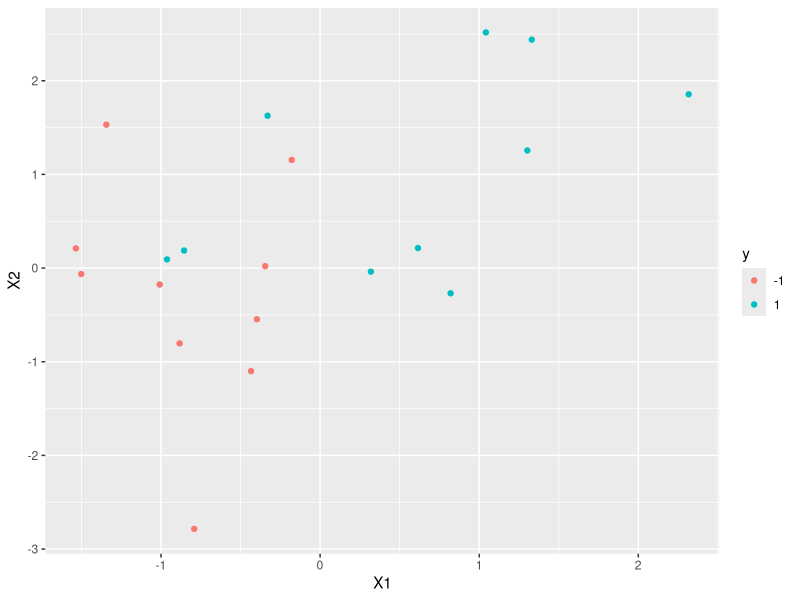
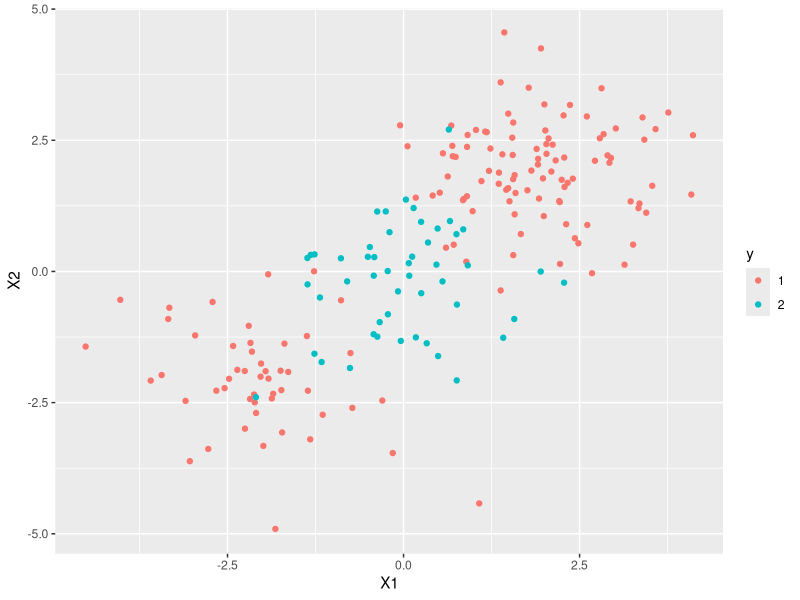
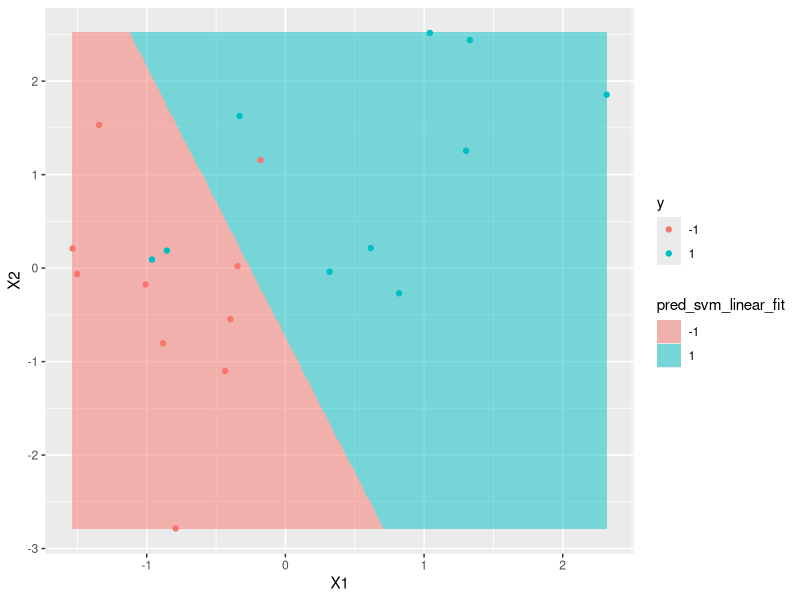
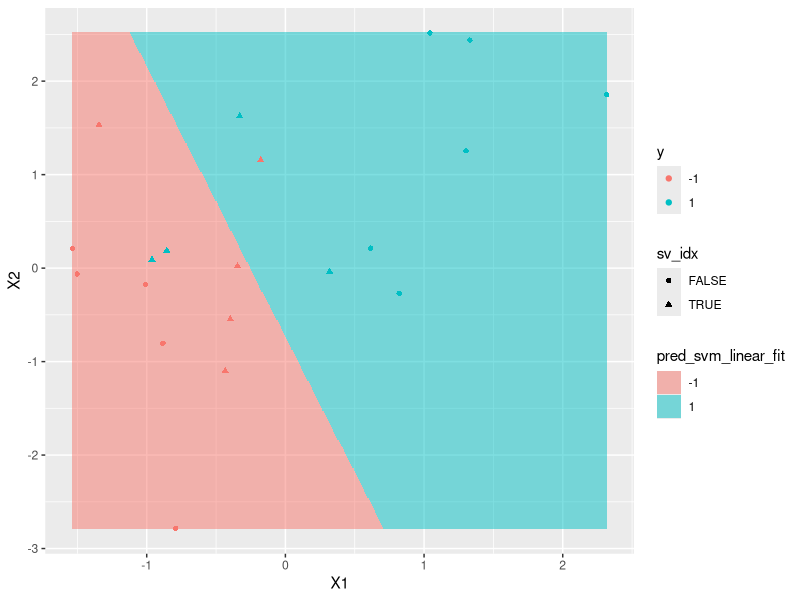
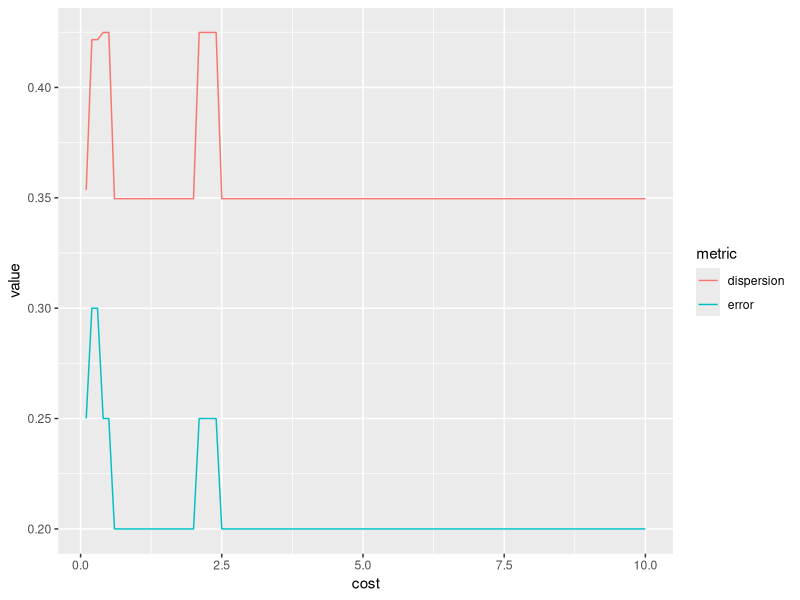
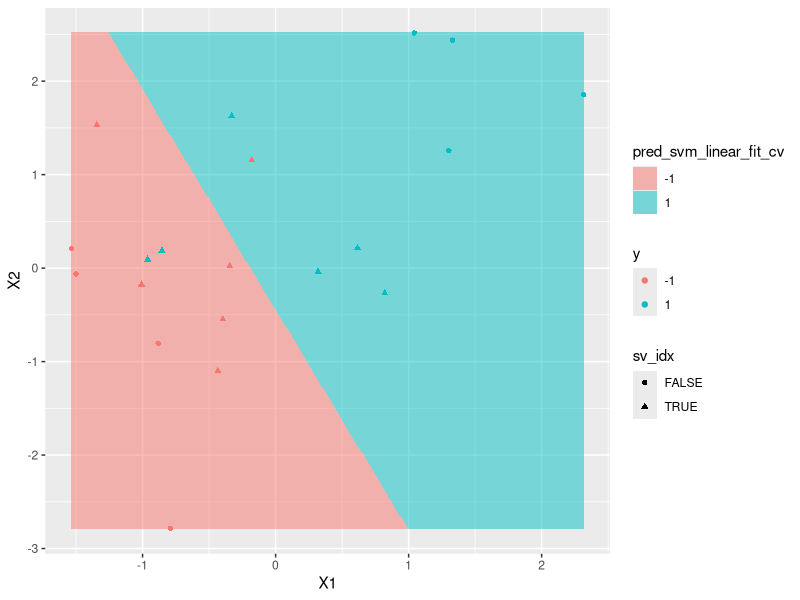
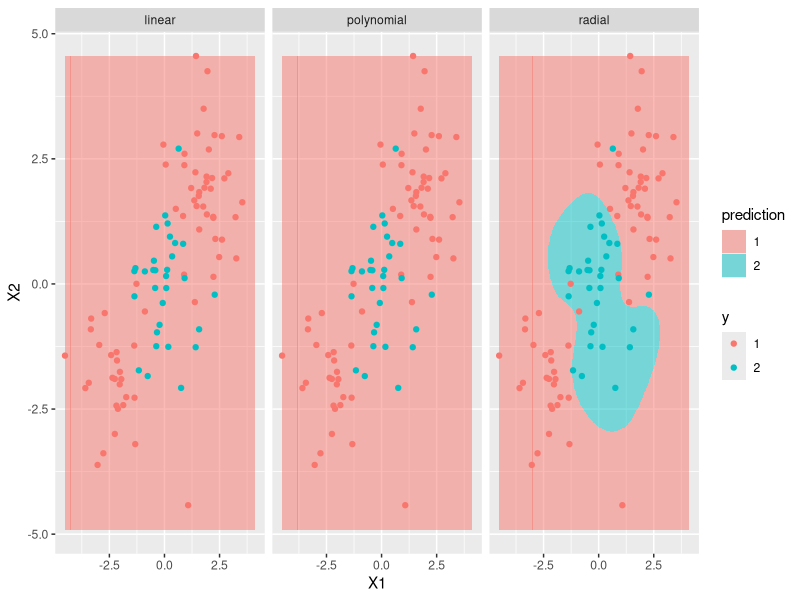

Source code (R) for these figures, in order:
library(tidyverse) ## data manipulation
library(knitr) ## tables

## reproducible
set.seed(445)

## Data Preparation
# Run the following code to create two datasets.

n1 <- 20
n2 <- 200
p <- 2

## training data sets
x_small <- matrix(rnorm(n1 * p), ncol = p)
x_large <- matrix(rnorm(n2 * p), ncol = p)
y_small <- c(rep(-1, n1/2), rep(1, n1/2))
y_large <- c(rep(1, n2/4*3), rep(2, n2/4))

## shift data farther apart
x_small[y_small == 1,] <- x_small[y_small == 1,] + 1
x_large[1:100,] <- x_large[1:100,] + 2
x_large[101:150,] <- x_large[101:150,] - 2

## put data into dataframes
df_small <- data.frame(x_small, y = as.factor(y_small))
df_large <- data.frame(x_large, y = as.factor(y_large))

# 1. Make two scatterplots to inspect the small and large training data sets. Describe what you see.
ggplot() +
  geom_point(aes(X1, X2, colour = y), data = df_small)

## linear boundary could work reasonably well with this data.

ggplot() +
  geom_point(aes(X1, X2, colour = y), data = df_large)

## linear boundary will work very poorly. Either polynomial or radial basis will 
## be necessary to separate the classes.

## Support Vector Classifier
library(e1071) ## svm library
# 1. Use the `svm` function to fit a support vector classifier on the small data with $C = 10$ (use `scale = FALSE` to disallow rescaling of your data.
svm_linear_fit <- svm(y ~ ., data = df_small, cost = 10, scale = FALSE, kernel = "linear")

# 2. Inspect your model using `summary()`. How many support vectors were used to fit your classifier?
summary(svm_linear_fit)

## 9 support vectors

# 3. Predict (`predict()`) a grid of $\boldsymbol X$ values between the range of $X_1$ and $X_2$. Plot these predictions using `geom_tile()` to visualize the decision boundary and add a scatteplot of training data on top, colored by training label. Describe what you see.
grid <- expand.grid(X1 = seq(min(df_small$X1), max(df_small$X1), length.out = 500),
                    X2 = seq(min(df_small$X2), max(df_small$X2), length.out = 500))

pred_svm_linear_fit <- predict(svm_linear_fit, grid, type = "class")

ggplot() +
  geom_tile(aes(X1, X2, fill = pred_svm_linear_fit), data = grid, alpha = 0.5) +
  geom_point(aes(X1, X2, colour = y), data = df_small)

## The linear decision boundary looks decent, we only misclassify 3 points in the 
## training data set.

# 4. Alter your plot from 2 to change the shape of the support vectors.
sv_idx <- seq_len(nrow(df_small)) %in% svm_linear_fit$index

ggplot() +
  geom_tile(aes(X1, X2, fill = pred_svm_linear_fit), data = grid, alpha = 0.5) +
  geom_point(aes(X1, X2, colour = y, shape = sv_idx), data = df_small)


# 5. Use the `tune()` function to perform CV on the cost parameter. Which value of $C$ would you choose?
svm_linear_cv <- tune(svm, y ~ ., data = df_small, scale = FALSE, kernel = "linear", 
                      ranges = list(cost = seq(0.1, 10, by = 0.1)))

svm_linear_cv$performances %>%
  gather(metric, value, -cost) %>%
  ggplot() +
  geom_line(aes(cost, value, colour = metric))

## C based on error:
best_C <- as.numeric(svm_linear_cv$best.parameters)

# 6. Repeat 3. and 4. using your chosen $C$ value. Describe what you see.
svm_linear_fit_cv <- svm_linear_cv$best.model
summary(svm_linear_fit_cv)

pred_svm_linear_fit_cv <- predict(svm_linear_fit_cv, grid, type = "class")
sv_idx <- seq_len(nrow(df_small)) %in% svm_linear_fit_cv$index

ggplot() +
  geom_tile(aes(X1, X2, fill = pred_svm_linear_fit_cv), data = grid, alpha = 0.5) +
  geom_point(aes(X1, X2, colour = y, shape = sv_idx), data = df_small)
                                                                                              
## Support Vector Machines
# 1. Split the large data frame into 50% training and 50% test.
train <- sample(seq_len(n2), round(n2/2))
test <- -train

# 2. Fit a linear SVM, radial SVM with $\gamma = 1$, and polynomial SVM with $d = 3$ using `tune()` to choose the appropriate cost for each model.
svm_linear_cv <- tune(svm, y ~ ., data = df_large[train,], scale = FALSE, kernel = "linear", ranges = list(cost = seq(0.1, 10, by = 0.1)))
svm_polynomial_cv <- tune(svm, y ~ ., data = df_large[train,], scale = FALSE, degree = 3, kernel = "polynomial", ranges = list(cost = seq(0.1, 10, by = 0.1)))
svm_radial_cv <- tune(svm, y ~ ., data = df_large[train,], scale = FALSE, gamma = 1, kernel = "radial", ranges = list(cost = seq(0.1, 10, by = 0.1)))

svm_linear <- svm_linear_cv$best.model
svm_poly <- svm_polynomial_cv$best.model
svm_radial <- svm_radial_cv$best.model

# 3. Predict (`predict()`) a grid of $\boldsymbol X$ values between the range of $X_1$ and $X_2$. Plot these predictions using `geom_tile()` to visualize the decision boundary and add a scatteplot of training data on top, colored by training label. Describe what you see.
pred_grid <- expand.grid(X1 = seq(min(df_large$X1), max(df_large$X1), length.out = 500),
                         X2 = seq(min(df_large$X2), max(df_large$X2), length.out = 500)) %>%
  mutate(linear = predict(svm_linear, ., type = "class"),
         polynomial = predict(svm_poly, ., type = "class"),
         radial = predict(svm_radial, ., type = "class"))

pred_grid %>%
  gather(model, prediction, -X1, -X2) %>%
  ggplot() +
  geom_tile(aes(X1, X2, fill = prediction), alpha = 0.5) +
  geom_point(aes(X1, X2, colour = y), data = df_large[train,]) +
  facet_grid(.~model)

## radial is the only one producing a decent decision boundary

# 4. Predict your test data with your three models. Which model would you choose?
table(pred = predict(svm_linear, df_large[test,], type = "class"), true =  df_large[test,]$y)
table(pred = predict(svm_poly, df_large[test,], type = "class"), true =  df_large[test,]$y)
table(pred = predict(svm_radial, df_large[test,], type = "class"), true =  df_large[test,]$y)

# I would choose the radial basis function because it has the best test error rate

